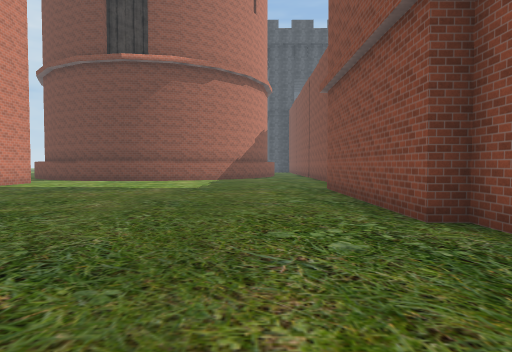
View 1 (above)

20 first-person views from a walk through a scene from a Unity 3-D project. The camera is 1.5 m above the floor, tilts 2° down and sees 75° across. The floor is counted in squares, 2 m on a side. Each view is taken from the middle of a square. On the plan, view 1 faces up. The plan holds only what a view shows up to about 11 squares ahead; the rest is blank. The place goes on beyond the plan. Some trees and plants on the terrain are drawn as simple stand-ins. The player is left out. Some animated figures are not drawn. Some surface patterns are stand-ins.

View 2
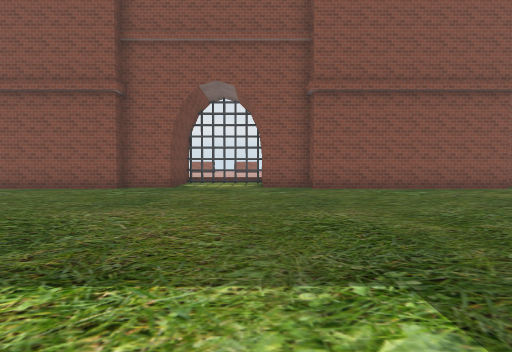

View 3
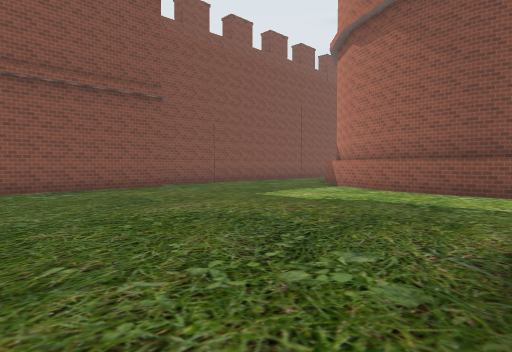

View 4
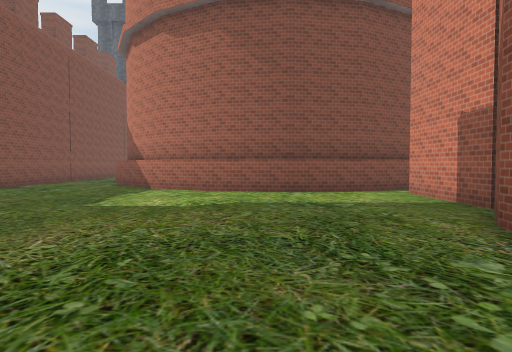

View 5
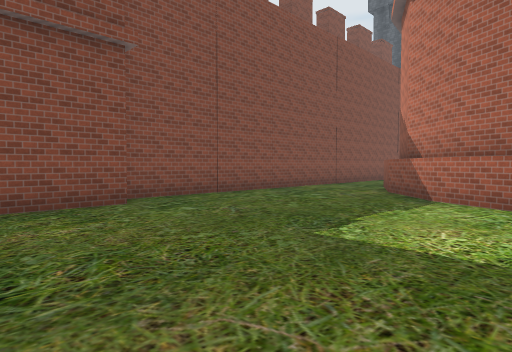

View 6
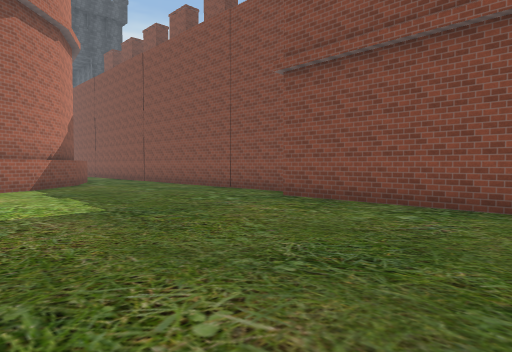

View 7
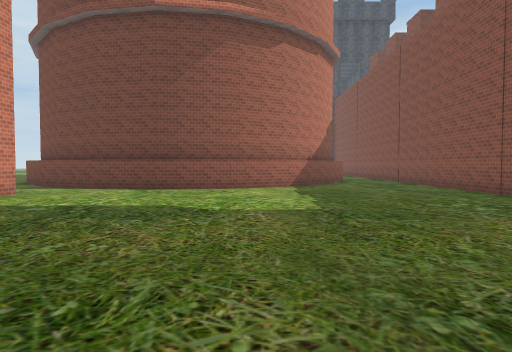

View 8
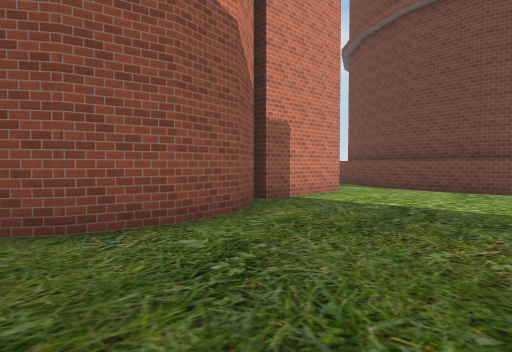

View 9
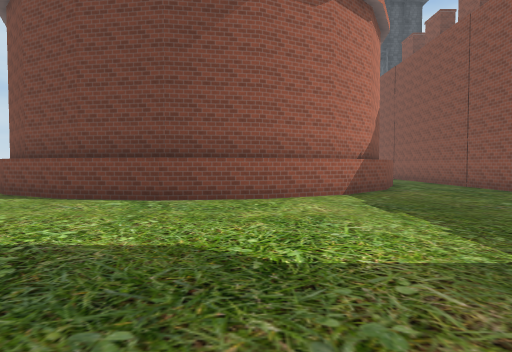

View 10
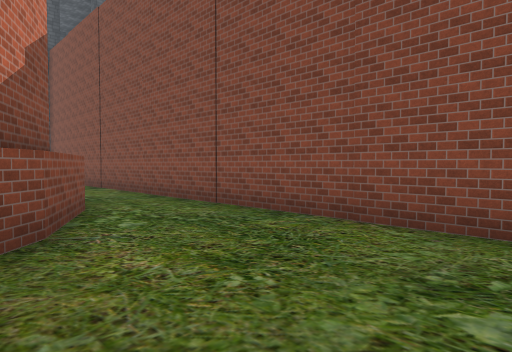

View 11
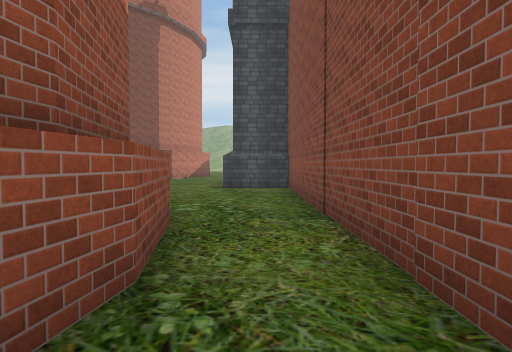

View 12
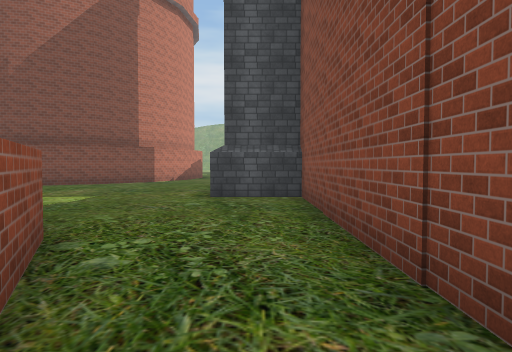

View 13
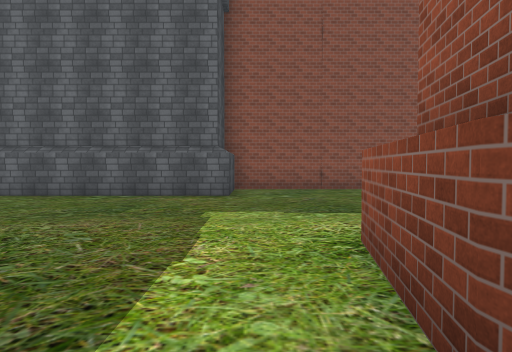

View 14
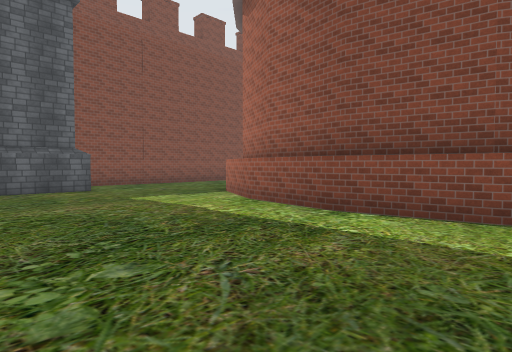

View 15
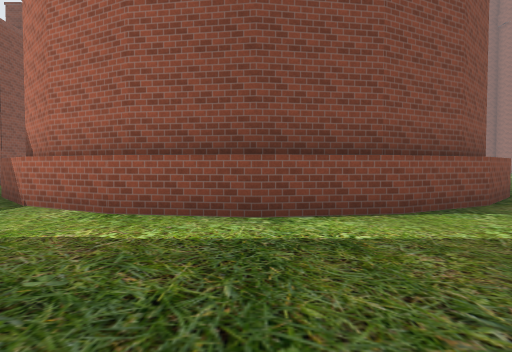

View 16
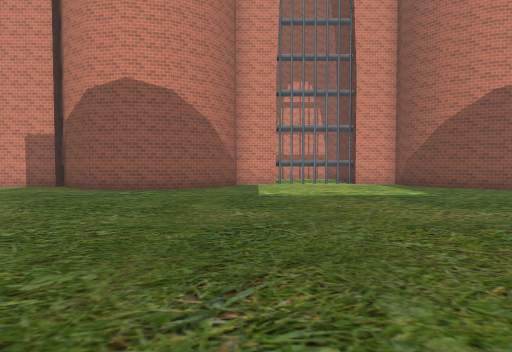

View 17
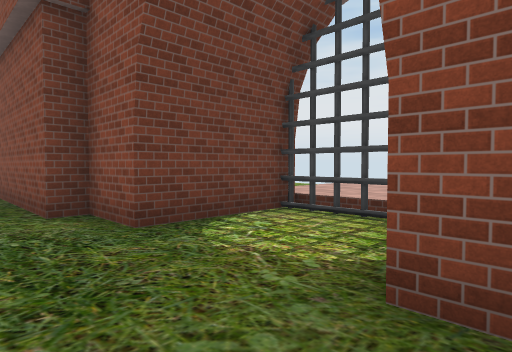

View 18
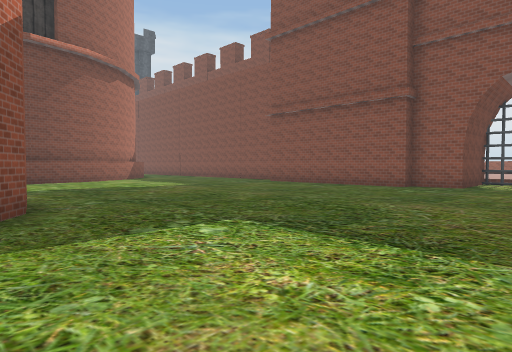

View 19
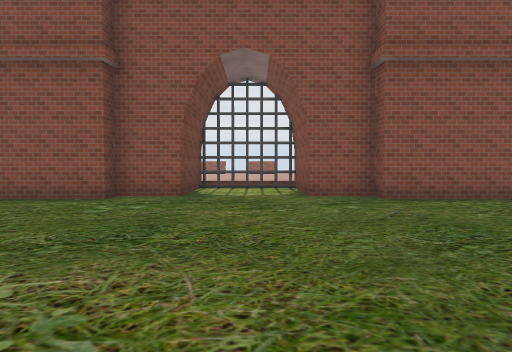

View 20
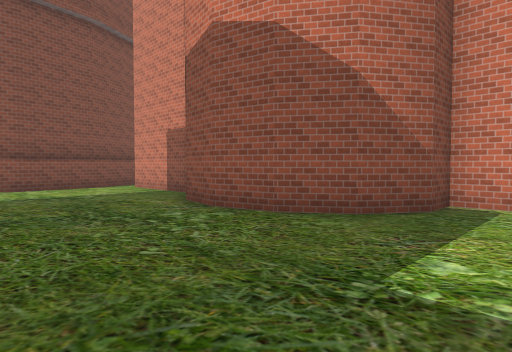

### Floor plan
Points are (right, up) in squares from view 1. A wall is a line through its corners. A room is listed if a view was taken in it or the views show most of it. See-through windows are left out.
Room 1 (views 1, 2, 3, 4, 5, 6, 7, 8, 9, 10, 11, 12, 16, 17, 18, 19, 20)
walls: (-9.6, -1.8) (-8.6, -2.4) (-7.9, -3.5) (-7.7, -4.7) (-7.9, -6) (-8.7, -7.1); (5.8, 2.8) (2.8, 2.8) (2.8, 4.3) (2.2, 4.3) (2.2, 10.2); (-8.6, 9.6) (-7.9, 8.5) (-7.7, 7.3) (-7.9, 6) (-8.6, 5) (-9.1, 4.7); (3, 10.9) (3, 24.6); (2.2, -7.8) (2.2, -1.8) (2.8, -1.8) (2.8, -0.2) (5.4, -0.2) (5.4, 2.7); (-9, -7.5) (-9, -10.6); (-9, 13.4) (-9, 10.3); (-9.5, -12) (-8.2, -11.3) (-6, -10.9) (-3.8, -11.3) (-1.8, -12.3) (-0.2, -13.9) (0.1, -14.5); (3, -13.6) (3, -8); (0.9, 19.9) (-0.1, 17.8) (-1.7, 16.2) (-3.7, 15.2) (-6, 14.9) (-8.2, 15.2) (-9.6, 15.9); (0.9, 24.4) (1.2, 22.1) (1.1, 21.2)
ways out: opening at (2, 24) to room 2; opening at (5.5, 1.5)
Room 2 (views 13, 14, 15)
walls: (-9.6, 28.3) (-8.2, 29) (-6, 29.3) (-3.8, 29) (-1.8, 27.9) (-0.1, 26.3) (0.7, 24.7); (3, 24.6) (3, 30.6)
ways out: opening at (2, 24) to room 1
objects: tower (1, 31) to (1, 34)

Positions as (right, up) in squares from view 1, and headings:
1: (0, 0), facing up
2: (-8, 0), facing right
3: (-8, -2), facing down-right
4: (-5, -2), facing down
5: (-4, -5), facing down-right
6: (-4, 5), facing up-right
7: (-3, 5), facing up
8: (-4, 5), facing up-left
9: (-4, 8), facing up
10: (-1, 14), facing up-right
11: (2, 20), facing up
12: (2, 23), facing up
13: (-7, 30), facing right
14: (-9, 34), facing down-right
15: (-6, 34), facing down
16: (2, -1), facing left
17: (1, -1), facing up-right
18: (-9, 0), facing up-right
19: (-5, 1), facing right
20: (-4, 0), facing down-left
